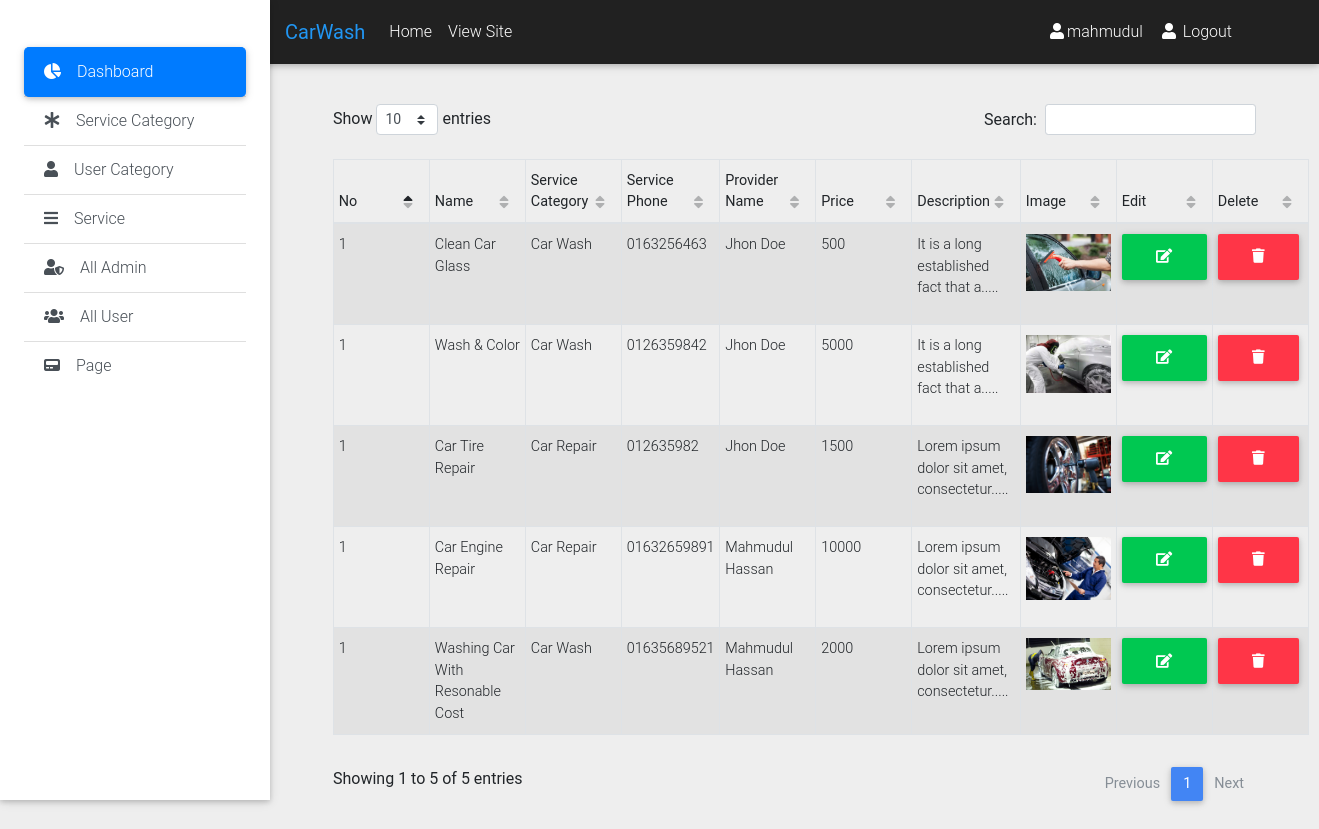
/admin/service.php (signed in), run on the app's committed database.
### tables this page shows
CREATE TABLE `services` (
  `id` int(11) UNSIGNED NOT NULL,
  `name` varchar(150) NOT NULL,
  `location` varchar(150) NOT NULL,
  `phone` varchar(15) NOT NULL,
  `category_id` int(10) UNSIGNED NOT NULL,
  `user_id` int(10) UNSIGNED NOT NULL,
  `description` text NOT NULL,
  `price` varchar(20) NOT NULL,
  `image` varchar(255) NOT NULL,
  `date` timestamp NOT NULL DEFAULT CURRENT_TIMESTAMP
);

CREATE TABLE `categories` (
  `id` int(11) UNSIGNED NOT NULL,
  `name` varchar(140) NOT NULL
);

CREATE TABLE `users` (
  `id` int(11) UNSIGNED NOT NULL,
  `full_name` varchar(150) NOT NULL,
  `email` varchar(150) NOT NULL,
  `phone` varchar(20) NOT NULL,
  `user_type` int(11) NOT NULL,
  `password` varchar(140) NOT NULL,
  `reset_code` varchar(32) DEFAULT NULL,
  `is_active` tinyint(4) DEFAULT '0',
  `date` timestamp NOT NULL DEFAULT CURRENT_TIMESTAMP
);

### classes/Service.php (called while the page is built, shortened)
<?php
	$filepath=realpath(dirname(__FILE__));
	include_once ($filepath.'/../lib/Database.php');
	include_once ($filepath.'/../helpers/Format.php') ;
	include_once 'Category.php';
?>
<?php
	class Service
	{
		private $db;
		function __construct(){
			$this->db=new Database();
		}
		public function getAllServiceForAdmin(){
			$query="SELECT services.*,
					services.id as service_id,
					services.phone as service_phone,
					categories.name as cat_name,
					categories.id as cat_id,
					users.full_name as provider_name,
					users.id as provider_id
					FROM services
					INNER JOIN categories
					on services.category_id = categories.id
					INNER JOIN users
					on services.user_id = users.id
					order by services.id desc";
	   		$result=$this->db->select($query);
	   		return $result;
		}
	}
?>

### classes/Category.php (called while the page is built, shortened)
<?php
	$filepath=realpath(dirname(__FILE__));
	include_once ($filepath.'/../lib/Database.php');
	include_once ($filepath.'/../helpers/Format.php') ;
?>

### lib/Database.php (called while the page is built, shortened)
<?php
    Class Database{
     public $host   = DB_HOST;
     public $user   = DB_USER;
     public $pass   = DB_PASS;
     public $dbname = DB_NAME;
     public $link;
    private function connectDB(){
     $this->link = new mysqli($this->host, $this->user, $this->pass,
      $this->dbname);
     }
    public function select($query){
      $result = $this->link->query($query) or
       die($this->link->error.__LINE__);
      if($result->num_rows > 0){
        return $result;
      } else {
        return false;
      }
     }
    }

### helpers/Format.php (called while the page is built, shortened)
<?php
class Format
{
    public function textShorten($text, $limit = 400){
        $text = $text. " ";
        $text = substr($text, 0, $limit);
        $text = substr($text, 0, strrpos($text, ' '));
        $text = $text.".....";
        return $text;
    }
}
?>

### admin/service.php (the view, shortened to what this page needs)
	<?php include 'inc/header.php'; ?>
	<?php include 'inc/top_nav.php'; ?>
	<?php include 'inc/side_nav.php'; ?>
<main class="pt-5 mx-lg-5">
	<div class="container">
		<div class="row">
			<div class="col-md-12 pt-5 mb-3">
				<table  id="dtBasicExample" class="table table-striped table-bordered table-sm mt-2" cellspacing="0" width="100%">
					<thead>
						<tr>
	                        <th class="th-sm">No</th>
	                        <th class="th-sm">Name</th>
	                        <th class="th-sm">Service Category</th>
	                        <th class="th-sm">Service Phone</th>
	                        <th class="th-sm">Provider Name</th>
	                        <th class="th-sm">Price</th>
	                        <th class="th-sm">Description</th>
	                        <th class="th-sm">Image</th>
	                        <th class="th-sm">Edit</th>
	                        <th class="th-sm">Delete</th>
	                    </tr>
					</thead>
					<tbody>
						<tr>
						<?php
							$i = 0;
							$result=$service->getAllServiceForAdmin();
					        if($result){
					        	$i++;
					        	while($value=$result->fetch_assoc()) {
					    ?>
					    	<td><?php echo($i) ?></td>
					    	<td><?php echo($value['name']); ?></td>
					    	<td><?php echo($value['cat_name']); ?></td>
					    	<td><?php echo($value['service_phone']); ?></td>
					    	<td><?php echo($value['provider_name']); ?></td>
					    	<td><?php echo($value['price']); ?></td>
					    	<td><?php echo htmlspecialchars_decode($fm->textShorten($value['description'],50)); ?></td>
					    	<td>
					    		<img
					    		src="upload/<?php echo($value['image']); ?>"
					    		alt="<?php echo($value['name']); ?>"
					    		class="img-fluid" style="width: 150px;">
					    	</td>
					    	<td>
					    		<a href="edit_service.php?id=<?php echo $value['id'] ;?>" class="btn btn-success">
					    			<i class="fas fa-edit"></i>
					    		</a>
					    	</td>
					    	<td>
					    		<a onclick="return confirm('Are You Sure');" href="delete_service.php?id=<?php echo $value['id'] ;?>" class="btn btn-danger">
					    			<i class="fas fa-trash"></i>
					    		</a>
					    	</td>
						</tr>
						<?php } } ?>
					</tbody>
				</table>
			</div>
		</div>
	</div>
</main>
	<?php include 'inc/footer.php'; ?>

### data on the page
services: i "1", name "Clean Car Glass", category.name "Car Wash", phone "0163256463", user.full_name "Jhon Doe", price "500", description "It is a long established fact that a.....", image (picture)
services: i "1", name "Wash & Color", category.name "Car Wash", phone "0126359842", user.full_name "Jhon Doe", price "5000", description "It is a long established fact that a.....", image (picture)
services: i "1", name "Car Tire Repair", category.name "Car Repair", phone "012635982", user.full_name "Jhon Doe", price "1500", description "Lorem ipsum dolor sit amet, consectetur.....", image (picture)
services: i "1", name "Car Engine Repair", category.name "Car Repair", phone "01632659891", user.full_name "Mahmudul Hassan", price "10000", description "Lorem ipsum dolor sit amet, consectetur.....", image (picture)
services: i "1", name "Washing Car With Resonable Cost", category.name "Car Wash", phone "01635689521", user.full_name "Mahmudul Hassan", price "2000", description "Lorem ipsum dolor sit amet, consectetur.....", image (picture)

### other printed values
APPNAME "CarWash"
Session::get('adminName') "mahmudul"
